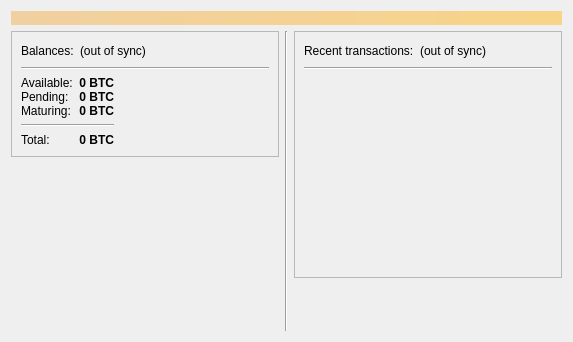
<?xml version="1.0" encoding="UTF-8"?>
<ui version="4.0">
 <class>OverviewPage</class>
 <widget class="QWidget" name="OverviewPage">
  <property name="geometry">
   <rect>
    <x>0</x>
    <y>0</y>
    <width>573</width>
    <height>342</height>
   </rect>
  </property>
  <property name="windowTitle">
   <string>Form</string>
  </property>
  <layout class="QVBoxLayout" name="topLayout">
   <item>
    <widget class="QLabel" name="labelAlerts">
     <property name="visible">
      <bool>false</bool>
     </property>
     <property name="styleSheet">
      <string notr="true">background-color: qlineargradient(x1: 0, y1: 0, x2: 1, y2: 0, stop:0 #F0D0A0, stop:1 #F8D488); color:#000000;</string>
     </property>
     <property name="wordWrap">
      <bool>true</bool>
     </property>
     <property name="margin">
      <number>3</number>
     </property>
    </widget>
   </item>
   <item>
    <layout class="QHBoxLayout" name="horizontalLayout" stretch="1,0,1">
     <item>
      <layout class="QVBoxLayout" name="verticalLayout_2">
       <item>
        <widget class="QFrame" name="frameOverview">
         <property name="frameShape">
          <enum>QFrame::StyledPanel</enum>
         </property>
         <property name="frameShadow">
          <enum>QFrame::Raised</enum>
         </property>
         <layout class="QVBoxLayout" name="verticalLayout_4">
          <item>
           <layout class="QHBoxLayout" name="horizontalLayout_4">
            <item>
             <widget class="QLabel" name="labelWallet">
              <property name="text">
               <string>Balances:</string>
              </property>
             </widget>
            </item>
            <item>
             <widget class="QLabel" name="labelWalletStatus">
              <property name="toolTip">
               <string>The displayed information may be out of date. Your wallet automatically synchronizes with the Flashpaychain network after a connection is established, but this process has not completed yet.</string>
              </property>
              <property name="text">
               <string notr="true">(out of sync)</string>
              </property>
              <property name="alignment">
               <set>Qt::AlignLeading|Qt::AlignLeft|Qt::AlignVCenter</set>
              </property>
             </widget>
            </item>
            <item>
             <spacer name="horizontalSpacer_2">
              <property name="orientation">
               <enum>Qt::Horizontal</enum>
              </property>
              <property name="sizeHint" stdset="0">
               <size>
                <width>40</width>
                <height>20</height>
               </size>
              </property>
             </spacer>
            </item>
           </layout>
          </item>
          <item>
           <widget class="Line" name="line">
            <property name="orientation">
             <enum>Qt::Horizontal</enum>
            </property>
           </widget>
          </item>
          <item>
           <layout class="QHBoxLayout" name="horizontalLayout_3">
            <item>
             <layout class="QHBoxLayout" name="horizontalLayout_5">
              <item>
               <layout class="QVBoxLayout" name="verticalLayout_5">
                <item>
                 <layout class="QFormLayout" name="formLayout_2">
                  <property name="verticalSpacing">
                   <number>0</number>
                  </property>
                  <item row="0" column="0">
                   <widget class="QLabel" name="labelBalanceText">
                    <property name="text">
                     <string>Available:</string>
                    </property>
                   </widget>
                  </item>
                  <item row="0" column="1">
                   <widget class="QLabel" name="labelBalance">
                    <property name="font">
                     <font>
                      <weight>75</weight>
                      <bold>true</bold>
                     </font>
                    </property>
                    <property name="cursor">
                     <cursorShape>IBeamCursor</cursorShape>
                    </property>
                    <property name="toolTip">
                     <string>Your current balance</string>
                    </property>
                    <property name="text">
                     <string notr="true">0 BTC</string>
                    </property>
                    <property name="alignment">
                     <set>Qt::AlignRight|Qt::AlignTrailing|Qt::AlignVCenter</set>
                    </property>
                    <property name="textInteractionFlags">
                     <set>Qt::LinksAccessibleByMouse|Qt::TextSelectableByKeyboard|Qt::TextSelectableByMouse</set>
                    </property>
                   </widget>
                  </item>
                  <item row="1" column="0">
                   <widget class="QLabel" name="labelUnconfirmedText">
                    <property name="text">
                     <string>Pending:</string>
                    </property>
                   </widget>
                  </item>
                  <item row="1" column="1">
                   <widget class="QLabel" name="labelUnconfirmed">
                    <property name="font">
                     <font>
                      <weight>75</weight>
                      <bold>true</bold>
                     </font>
                    </property>
                    <property name="cursor">
                     <cursorShape>IBeamCursor</cursorShape>
                    </property>
                    <property name="toolTip">
                     <string>Total of transactions that have yet to be confirmed, and do not yet count toward the current balance</string>
                    </property>
                    <property name="text">
                     <string notr="true">0 BTC</string>
                    </property>
                    <property name="alignment">
                     <set>Qt::AlignRight|Qt::AlignTrailing|Qt::AlignVCenter</set>
                    </property>
                    <property name="textInteractionFlags">
                     <set>Qt::LinksAccessibleByMouse|Qt::TextSelectableByKeyboard|Qt::TextSelectableByMouse</set>
                    </property>
                   </widget>
                  </item>
                  <item row="2" column="0">
                   <widget class="QLabel" name="labelImmatureText">
                    <property name="text">
                     <string>Maturing:</string>
                    </property>
                   </widget>
                  </item>
                  <item row="2" column="1">
                   <widget class="QLabel" name="labelImmature">
                    <property name="font">
                     <font>
                      <weight>75</weight>
                      <bold>true</bold>
                     </font>
                    </property>
                    <property name="toolTip">
                     <string>Total of newly minted or mined coins that are too young to be spent</string>
                    </property>
                    <property name="text">
                     <string notr="true">0 BTC</string>
                    </property>
                    <property name="alignment">
                     <set>Qt::AlignRight|Qt::AlignTrailing|Qt::AlignVCenter</set>
                    </property>
                    <property name="textInteractionFlags">
                     <set>Qt::LinksAccessibleByMouse|Qt::TextSelectableByKeyboard|Qt::TextSelectableByMouse</set>
                    </property>
                   </widget>
                  </item>
                 </layout>
                </item>
                <item>
                 <widget class="Line" name="line_5">
                  <property name="orientation">
                   <enum>Qt::Horizontal</enum>
                  </property>
                 </widget>
                </item>
                <item>
                  <layout class="QFormLayout" name="formLayoutTotal">
                    <item row="0" column="0">
                     <widget class="QLabel" name="labelTotalText">
                      <property name="text">
                       <string>Total:</string>
                      </property>
                     </widget>
                    </item>
                    <item row="0" column="1">
                     <widget class="QLabel" name="labelTotal">
                      <property name="font">
                       <font>
                        <weight>75</weight>
                        <bold>true</bold>
                       </font>
                      </property>
                      <property name="toolTip">
                       <string>Total amount in your wallet</string>
                      </property>
                      <property name="text">
                       <string notr="true">0 BTC</string>
                      </property>
                      <property name="alignment">
                       <set>Qt::AlignRight|Qt::AlignTrailing|Qt::AlignVCenter</set>
                      </property>
                      <property name="textInteractionFlags">
                       <set>Qt::LinksAccessibleByMouse|Qt::TextSelectableByKeyboard|Qt::TextSelectableByMouse</set>
                      </property>
                     </widget>
                    </item>
                  </layout>
                </item>
               </layout>
              </item>
              <item>
               <spacer name="horizontalSpacer_3">
                <property name="orientation">
                 <enum>Qt::Horizontal</enum>
                </property>
                <property name="sizeHint" stdset="0">
                 <size>
                  <width>40</width>
                  <height>20</height>
                 </size>
                </property>
               </spacer>
              </item>
             </layout>
            </item>
           </layout>
          </item>
         </layout>
        </widget>
       </item>
       <item>
        <spacer name="verticalSpacer">
         <property name="orientation">
          <enum>Qt::Vertical</enum>
         </property>
         <property name="sizeHint" stdset="0">
          <size>
           <width>20</width>
           <height>40</height>
          </size>
         </property>
        </spacer>
       </item>
      </layout>
     </item>
     <item>
      <widget class="Line" name="line_2">
       <property name="orientation">
        <enum>Qt::Vertical</enum>
       </property>
      </widget>
     </item>
     <item>
      <layout class="QVBoxLayout" name="verticalLayout_3">
       <item>
        <widget class="QFrame" name="frame_2">
         <property name="frameShape">
          <enum>QFrame::StyledPanel</enum>
         </property>
         <property name="frameShadow">
          <enum>QFrame::Raised</enum>
         </property>
         <layout class="QVBoxLayout" name="verticalLayout">
          <item>
           <layout class="QHBoxLayout" name="horizontalLayout_2">
            <item>
             <widget class="QLabel" name="labelTransactions">
              <property name="text">
               <string>Recent transactions:</string>
              </property>
             </widget>
            </item>
            <item>
             <widget class="QLabel" name="labelTransactionsStatus">
              <property name="toolTip">
               <string>The displayed information may be out of date. Your wallet automatically synchronizes with the Flashpaychain network after a connection is established, but this process has not completed yet.</string>
              </property>
              <property name="text">
               <string notr="true">(out of sync)</string>
              </property>
              <property name="alignment">
               <set>Qt::AlignRight|Qt::AlignTrailing|Qt::AlignVCenter</set>
              </property>
             </widget>
            </item>
            <item>
             <spacer name="horizontalSpacer">
              <property name="orientation">
               <enum>Qt::Horizontal</enum>
              </property>
              <property name="sizeHint" stdset="0">
               <size>
                <width>40</width>
                <height>20</height>
               </size>
              </property>
             </spacer>
            </item>
           </layout>
          </item>
          <item>
           <widget class="Line" name="line_3">
            <property name="orientation">
             <enum>Qt::Horizontal</enum>
            </property>
           </widget>
          </item>
          <item>
           <widget class="QListView" name="listTransactions">
            <property name="styleSheet">
             <string notr="true">QListView { background: transparent; }</string>
            </property>
            <property name="frameShape">
             <enum>QFrame::NoFrame</enum>
            </property>
            <property name="verticalScrollBarPolicy">
             <enum>Qt::ScrollBarAlwaysOff</enum>
            </property>
            <property name="horizontalScrollBarPolicy">
             <enum>Qt::ScrollBarAlwaysOff</enum>
            </property>
            <property name="selectionMode">
             <enum>QAbstractItemView::NoSelection</enum>
            </property>
           </widget>
          </item>
         </layout>
        </widget>
       </item>
       <item>
        <spacer name="verticalSpacer_2">
         <property name="orientation">
          <enum>Qt::Vertical</enum>
         </property>
         <property name="sizeHint" stdset="0">
          <size>
           <width>20</width>
           <height>40</height>
          </size>
         </property>
        </spacer>
       </item>
      </layout>
     </item>
    </layout>
   </item>
  </layout>
 </widget>
 <resources/>
 <connections/>
</ui>
